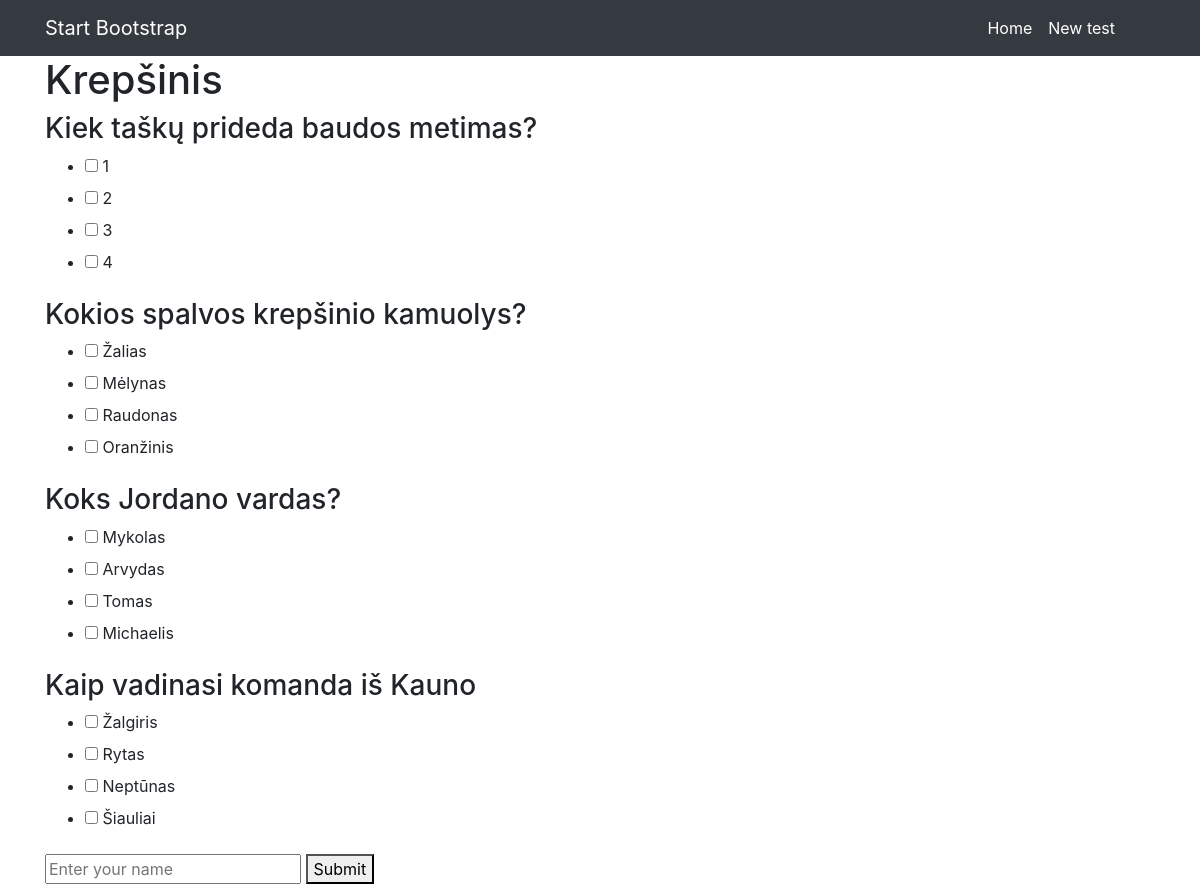
/test/1, run on the app's committed database.
### nd_testas/models.py (models this page shows)
class Test(db.Model):
    id = db.Column(db.Integer, primary_key=True)
    name = db.Column(db.String(100), nullable=False)
    num_questions = db.Column(db.Integer, nullable=False)

class Question(db.Model):
    id = db.Column(db.Integer, primary_key=True)
    text = db.Column(db.Text, nullable=False)
    test_id = db.Column(db.Integer, db.ForeignKey('test.id'), nullable=False)
    test = db.relationship('Test', backref=db.backref('questions', lazy=True))

class Answer(db.Model):
    id = db.Column(db.Integer, primary_key=True)
    text = db.Column(db.Text, nullable=False)
    is_correct = db.Column(db.Boolean, nullable=False)
    question_id = db.Column(db.Integer, db.ForeignKey('question.id'), nullable=False)
    question = db.relationship('Question', backref=db.backref('answers', lazy=True))

### nd_testas/routes.py (the view)
@app.route('/test/<int:test_id>')
def test(test_id):
    test = Test.query.get(test_id)
    score = request.args.get('score')
    name = request.args.get('name')
    user = User.query.filter_by(name=name).first()
    if user:
        selected_results = Result.query.filter_by(test_id=test_id, user_id=user.id).all()
        selected_answer_ids = [result.answer_id for result in selected_results]
    else:
        selected_answer_ids = []
    results = db.session.query(User.name, Score.score). \
        join(Score, Score.user_id == User.id). \
        filter(Score.test_id == test_id).all()
    sorted_list = sorted(results, key=lambda x: x[1], reverse=True)
    return render_template('test.html', test=test, score=score, name=name, results=sorted_list, selected_answer_ids=selected_answer_ids)

### nd_testas/templates/test.html (shortened to what this page needs)
{% extends 'base.html' %}
{% block content %}
{% if score is none %}
<h1>{{ test.name }}</h1>
<form action="{{ url_for('submit_test', test_id=test.id) }}" method="post">
    {% for question in test.questions %}
    <h3>{{ question.text }}</h3>
    <ul>
        {% for answer in question.answers %}
        <li>
            <input type="checkbox" name="answers[]" value="{{ answer.id }}" id="{{ answer.id }}"
            {% if answer.id in request.form.getlist('answers[]') %}checked{% endif %}>
            <label for="{{ answer.id }}">{{ answer.text }}</label>
        </li>
        {% endfor %}
    </ul>
    {% endfor %}
    <input type="text" name="name" placeholder="Enter your name">
    <button type="submit">Submit</button>
</form>
{% endif %}
{% endblock %}

### nd_testas/templates/base.html (shortened to what this page needs)
<!DOCTYPE html>
<html lang="en">
<head>
    <link rel="stylesheet" href="https://stackpath.bootstrapcdn.com/bootstrap/4.3.1/css/bootstrap.min.css"
>
</head>
<body>
<nav class="navbar navbar-expand-lg navbar-dark bg-dark static-top">
    <div class="container">
        <a class="navbar-brand" href="#">Start Bootstrap</a>
        <div class="collapse navbar-collapse" id="navbarResponsive">
            <ul class="navbar-nav ml-auto">
                <li class="nav-item active">
                    <a class="nav-link" href="/">Home
                    </a>
                </li>
                <li class="nav-item active">
                    <a class="nav-link" href="/new_test">New test</a>
                </li>
                <li class="nav-item active">
                    <a class="nav-link" href="/"></a>
                </li>
                <li class="nav-item">
                    <a class="nav-link" href="/"></a>
                </li>
            </ul>
        </div>
    </div>
</nav>
<body>
<div class="container">
    {% block content %}
    {% endblock %}
</div>
</body>
</body>
</html>

### data on the page
Test: name "Krepšinis"
Question: text "Kiek taškų prideda baudos metimas?"
Answer: text "1"
Answer: text "2"
Answer: text "3"
Answer: text "4"
Question: text "Kokios spalvos krepšinio kamuolys?"
Answer: text "Žalias"
Answer: text "Mėlynas"
Answer: text "Raudonas"
Answer: text "Oranžinis"
Question: text "Koks Jordano vardas?"
Answer: text "Mykolas"
Answer: text "Arvydas"
Answer: text "Tomas"
Answer: text "Michaelis"
Question: text "Kaip vadinasi komanda iš Kauno"
Answer: text "Žalgiris"
Answer: text "Rytas"
Answer: text "Neptūnas"
Answer: text "Šiauliai"
